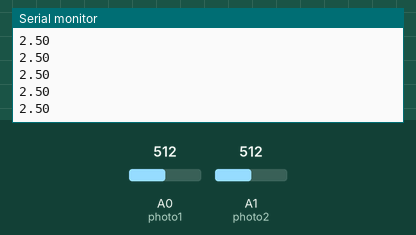
Simulated run of this sketch. Board: Arduino Uno, built with avr-gcc and run on an emulated ATmega328P. On the bench: the last lines printed to the serial monitor. The inputs (shaded band) are chosen by the test bench; at power-on: A0 (photo1) = 512, A1 (photo2) = 512.

Above: at 1.2 s.
1.3 s: A0 (photo1) set to 716
At 1.33 s:
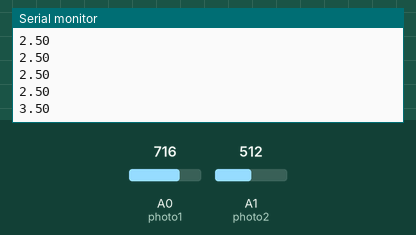
2.8 s: A0 (photo1) set to 900
At 2.8 s:
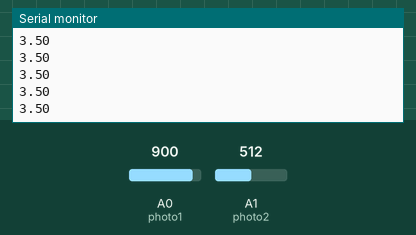
Timing chart, 0 to 5.8 s (numbered marks = the images above; inputs shaded):
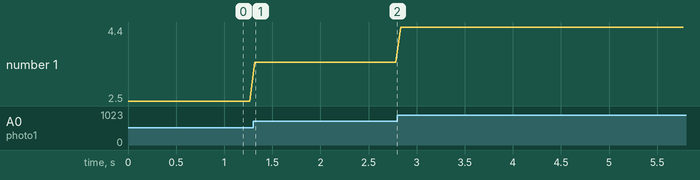

The sketch:

OnlyPhoto.ino
```cpp
#define sampleSize 50
#define dotsamt 5
int dots = 0;
int photo1 = 0, photo2 = 1;
double light1, light2;
int reading1,reading2;
float voltage1, voltage2;
void setup() {

  Serial.begin(9600); // the bigger number the better


}

void loop() {

  reading1 = analogRead(photo1);reading2 = analogRead(photo2);
  voltage1 = reading1 * (5.0/1023.0);
  voltage2 = reading2 * (5.0/1023.0);
  Serial.println(voltage1);
//  voltages();
  delay(50);


}

void voltages(){
  if(voltage1 <.4){
    Serial.println(log((analogRead(photo1) * 5.0/1023.0)-(.6118)/(-.0302)));
  }
  delay(10);
  if(voltage1 <.5){
    Serial.println(log((analogRead(photo1) * 5.0/1023.0)-(.6118)/(-.0302)));
  }
  delay(10);
  if(voltage1 < .6){
    Serial.println(log((analogRead(photo1) * 5.0/1023.0)-(.6118)/(-.0302)));
  }
  delay(10);
  if(voltage1 <.7){
    Serial.println(log((analogRead(photo1) * 5.0/1023.0)-(.6118)/(-.0302)));
  }
  delay(10);
}
```

Measured:
- after the input at 1.3 s, the serial monitor: prints a new line at once (image 1)
- plotted number 1: 2.5 → 3.5 after the input at 1.3 s, 3.5 → 4.4 after the input at 2.8 s
